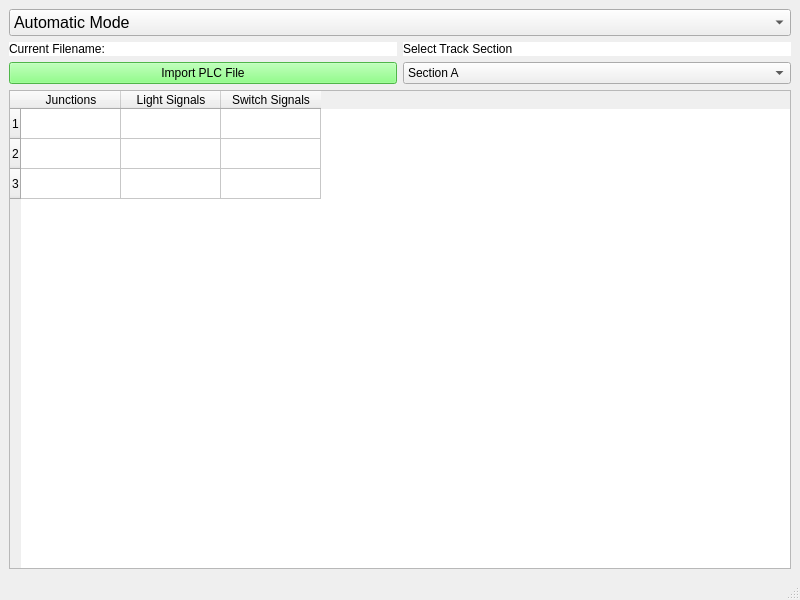
<?xml version="1.0" encoding="UTF-8"?>
<ui version="4.0">
 <class>MainWindow</class>
 <widget class="QMainWindow" name="MainWindow">
  <property name="geometry">
   <rect>
    <x>0</x>
    <y>0</y>
    <width>800</width>
    <height>600</height>
   </rect>
  </property>
  <property name="windowTitle">
   <string>MainWindow</string>
  </property>
  <widget class="QWidget" name="centralwidget">
   <layout class="QGridLayout" name="gridLayout_2">
    <item row="0" column="0" colspan="2">
     <widget class="QComboBox" name="mode_select_combo_box">
      <property name="font">
       <font>
        <pointsize>12</pointsize>
       </font>
      </property>
      <property name="layoutDirection">
       <enum>Qt::LeftToRight</enum>
      </property>
      <item>
       <property name="text">
        <string>Automatic Mode</string>
       </property>
      </item>
      <item>
       <property name="text">
        <string>Maintenance Mode</string>
       </property>
      </item>
     </widget>
    </item>
    <item row="1" column="0" colspan="2">
     <layout class="QGridLayout" name="gridLayout">
      <item row="2" column="0">
       <widget class="QPushButton" name="import_plc_button">
        <property name="styleSheet">
         <string notr="true">background-color: rgb(110, 255, 102);</string>
        </property>
        <property name="text">
         <string>Import PLC File</string>
        </property>
       </widget>
      </item>
      <item row="0" column="0">
       <widget class="QLabel" name="current_filename_label">
        <property name="styleSheet">
         <string notr="true">background-color: rgb(255, 255, 255);</string>
        </property>
        <property name="text">
         <string>Current Filename:</string>
        </property>
       </widget>
      </item>
      <item row="2" column="1">
       <widget class="QComboBox" name="section_select_combo_box">
        <item>
         <property name="text">
          <string>Section A</string>
         </property>
        </item>
        <item>
         <property name="text">
          <string>Section B</string>
         </property>
        </item>
        <item>
         <property name="text">
          <string>Section C</string>
         </property>
        </item>
       </widget>
      </item>
      <item row="0" column="1">
       <widget class="QLabel" name="select_track_label">
        <property name="styleSheet">
         <string notr="true">background-color: rgb(255, 255, 255);</string>
        </property>
        <property name="text">
         <string>Select Track Section</string>
        </property>
       </widget>
      </item>
     </layout>
    </item>
    <item row="2" column="0" colspan="2">
     <widget class="QTableWidget" name="junction_table">
      <row>
       <property name="text">
        <string>1</string>
       </property>
      </row>
      <row>
       <property name="text">
        <string>2</string>
       </property>
      </row>
      <row>
       <property name="text">
        <string>3</string>
       </property>
      </row>
      <column>
       <property name="text">
        <string>Junctions</string>
       </property>
      </column>
      <column>
       <property name="text">
        <string>Light Signals</string>
       </property>
      </column>
      <column>
       <property name="text">
        <string>Switch Signals</string>
       </property>
      </column>
     </widget>
    </item>
   </layout>
  </widget>
  <widget class="QMenuBar" name="menubar">
   <property name="geometry">
    <rect>
     <x>0</x>
     <y>0</y>
     <width>800</width>
     <height>26</height>
    </rect>
   </property>
  </widget>
  <widget class="QStatusBar" name="statusbar"/>
 </widget>
 <resources/>
 <connections/>
</ui>
